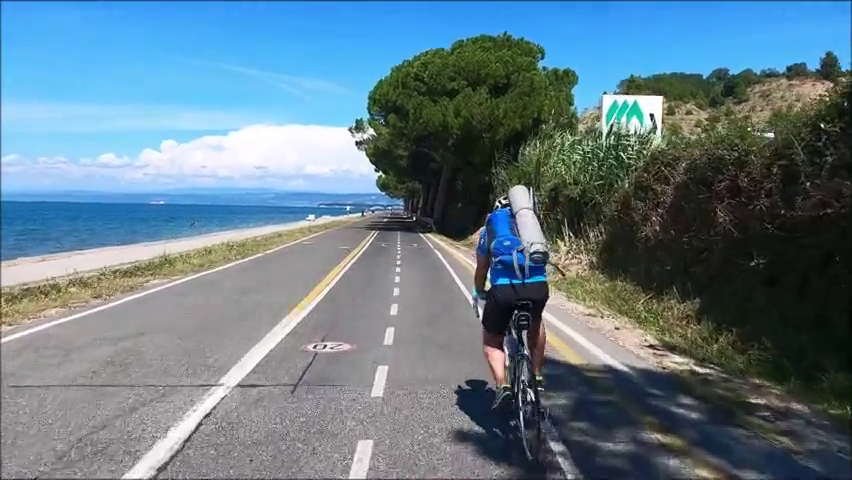
#> input picture frame 15 of fastMotion-blur - Made with Clipchamp (1).mp4, 852 x 480 px
$ python blur.py
#> lines starting #> are read from the running program, lines starting #| are printed output that depends on the picture; pictures that were not available may be replaced by others from this repository, and a replacement may not be noted
import cv2
import numpy as np

# Define the output video file path and format
output_video_path = 'output_video.mp4'

# Define the codec and create VideoWriter object
# Use 'mp4v' codec for MP4 format
fourcc = cv2.VideoWriter_fourcc(*'mp4v')
fps = 30  # Frames per second
width, height = 640, 480  # Frame dimensions (resolution)

# Create a VideoWriter object
out = cv2.VideoWriter(output_video_path, fourcc, fps, (width, height))

# Define the number of frames to create (e.g., 1 second of video at 30 fps)
num_frames = fps  # 1 second of video

# Create a black frame using NumPy
black_frame = np.zeros((height, width, 3), dtype=np.uint8)

# Write the black frame repeatedly to create an empty video file
for _ in range(num_frames):
    out.write(black_frame)

# Release the VideoWriter object
out.release()
print(f'Empty video file created: {output_video_path}')


# Import necessary libraries
import cv2
import numpy as np
from IPython.display import Video  # Import Video for displaying video in notebook

# Function to compute the depth map
# [55 lines left out: functions compute_depth_map, depth_based_effects, main, not called in this run]


def play_videos_side_by_side_continuous(video_path1, video_path2, fixed_width=320):
    # Open video capture objects for both videos
#> called with fixed_width = 320
    cap1 = cv2.VideoCapture(video_path1)
    cap2 = cv2.VideoCapture(video_path2)

    # Check if both video captures are opened successfully
    if not cap1.isOpened() or not cap2.isOpened():
        print("Failed to open one or both video files.")
        return

    while True:
        # Read frames from both videos
        ret1, frame1 = cap1.read()
#> frame1 is the input picture: shape (480, 852, 3); mean B, G, R 137.2, 124.1, 100.5
        ret2, frame2 = cap2.read()

        # If either video ends, restart both videos
        if not ret1 or not ret2:
            cap1.set(cv2.CAP_PROP_POS_FRAMES, 0)
            cap2.set(cv2.CAP_PROP_POS_FRAMES, 0)
            continue

        # Get the current dimensions of the frames
        height1, width1 = frame1.shape[:2]
#> height1 = 480; width1 = 852
        height2, width2 = frame2.shape[:2]
#> height2 = 480; width2 = 852

        # Calculate the scale ratio based on the fixed width
        scale1 = fixed_width / width1
#> scale1 = 0.376
        scale2 = fixed_width / width2
#> scale2 = 0.376

        # Resize frames to the fixed width while maintaining the aspect ratio
        frame1_resized = cv2.resize(frame1, (fixed_width, int(height1 * scale1)))
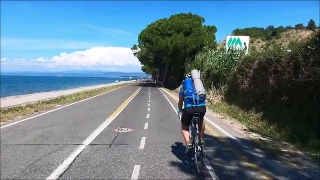
#> frame1_resized: shape (180, 320, 3); mean B, G, R 137.1, 124, 100.4
        frame2_resized = cv2.resize(frame2, (fixed_width, int(height2 * scale2)))

        # Concatenate frames horizontally
        combined_frame = cv2.hconcat([frame1_resized, frame2_resized])
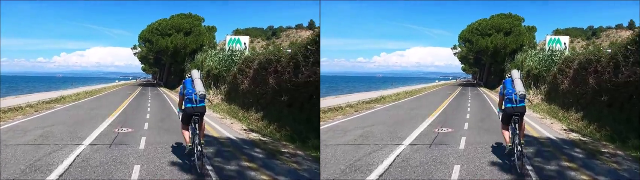
#> combined_frame: shape (180, 640, 3); mean B, G, R 137.1, 124, 100.4

        # Display the concatenated frame
        cv2.imshow('Side by Side Videos', combined_frame)

        # Break the loop if the user presses the 'q' key
        if cv2.waitKey(1) & 0xFF == ord('q'):
#> (key q is pressed here)
            break

    # Release the video capture objects and close all OpenCV windows
    cap1.release()
    cap2.release()
    cv2.destroyAllWindows()

# Set the video file paths
video_path1 = "C:/Users/DELL/OneDrive/Documents/multimedia project/fastMotion-blur - Made with Clipchamp (1).mp4" #give path to input org file
video_path2 = "C:/Users/DELL/OneDrive/Documents/multimedia project/output_videoBlurNEW.mp4" #give path to the new generated video file


# Call the function to continuously play the videos side by side
play_videos_side_by_side_continuous(video_path1, video_path2, fixed_width=320)

$ run again, starting later in the video
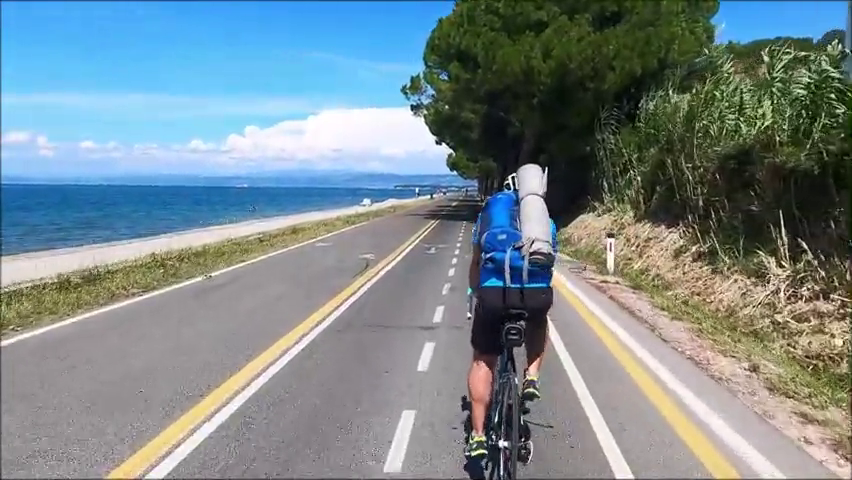
#> input picture frame 67 of fastMotion-blur - Made with Clipchamp (1).mp4, 852 x 480 px
#> in play_videos_side_by_side_continuous, frame1 is the input picture: shape (480, 852, 3); mean B, G, R 142.1, 137.2, 121.7
#> in play_videos_side_by_side_continuous, `frame1_resized = cv2.resize(frame1, (fixed_width, int(height1 * scale1..`:
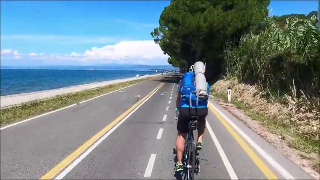
#> frame1_resized: shape (180, 320, 3); mean B, G, R 142, 137.1, 121.6
#> in play_videos_side_by_side_continuous, `combined_frame = cv2.hconcat([frame1_resized, frame2_resized])`:
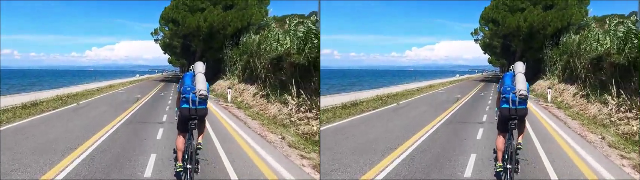
#> combined_frame: shape (180, 640, 3); mean B, G, R 142, 137.1, 121.6

$ run again, starting later in the video
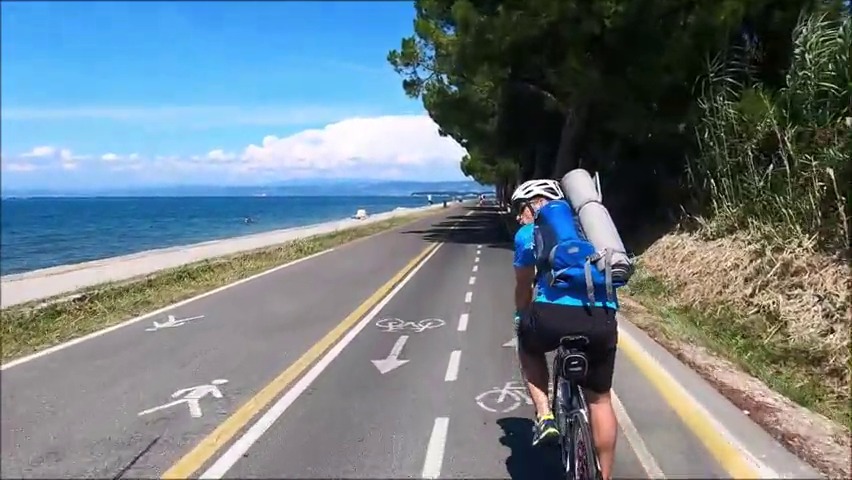
#> input picture frame 120 of fastMotion-blur - Made with Clipchamp (1).mp4, 852 x 480 px
#> in play_videos_side_by_side_continuous, frame1 is the input picture: shape (480, 852, 3); mean B, G, R 133.8, 125.6, 111.1
#> in play_videos_side_by_side_continuous, `frame1_resized = cv2.resize(frame1, (fixed_width, int(height1 * scale1..`:
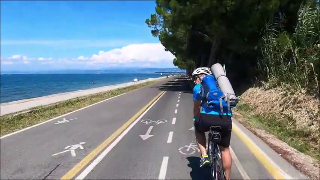
#> frame1_resized: shape (180, 320, 3); mean B, G, R 133.7, 125.5, 111
#> in play_videos_side_by_side_continuous, `combined_frame = cv2.hconcat([frame1_resized, frame2_resized])`:
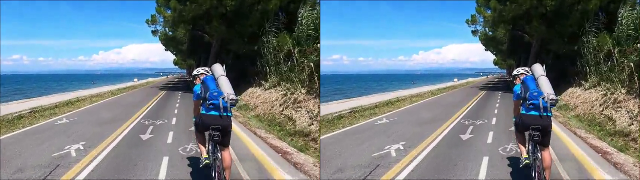
#> combined_frame: shape (180, 640, 3); mean B, G, R 133.7, 125.5, 111
